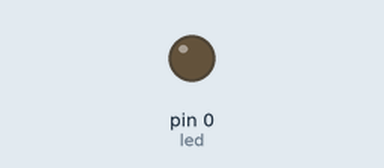
This sketch was run on a simulated Arduino Uno, built with avr-gcc and run on an emulated ATmega328P. Shown: output pins drawn as LEDs (lit = HIGH).

Above: at 0.6 s.
At 2.5 s:
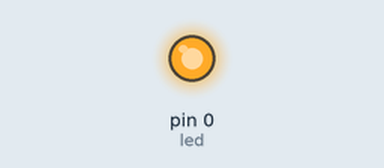
Timing chart, 0 to 8.6 s (numbered marks = the images above):
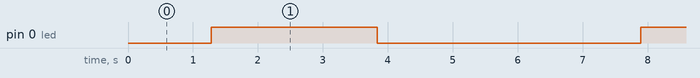

Measured:
- by itself, pin 0 (led): alternates HIGH for 2.6 s and LOW for 4.1 s

The sketch:

sketch_nov14a.ino
```cpp
/*
  Fade

  This example shows how to fade an LED on using the analogWrite()
  function.

  The analogWrite() function uses PWM, so if you want to change the pin you're
  using, be sure to use another PWM capable pin. On most Arduino, the PWM pins
  are identified with a "~" sign, like ~3, ~5, ~6, ~9, ~10 and ~11.

*/

int led = 0;           // the PWM pin the LED is attached to
int brightness = 0;    // how bright the LED is
int fadeAmount = 1;    // how many points to fade the LED by

void setup() {
  pinMode(led, OUTPUT);
}

void loop() {
  analogWrite(led, brightness);

  brightness = brightness + fadeAmount;

  // reverse the direction of the fading at the ends of the fade:
  if (brightness <= 0) {
     analogWrite(led, 0);
     delay(1500);
     fadeAmount = -fadeAmount;
  }
  if(brightness >= 255) {
    fadeAmount = -fadeAmount;
  }

  delay(10);
}
```
